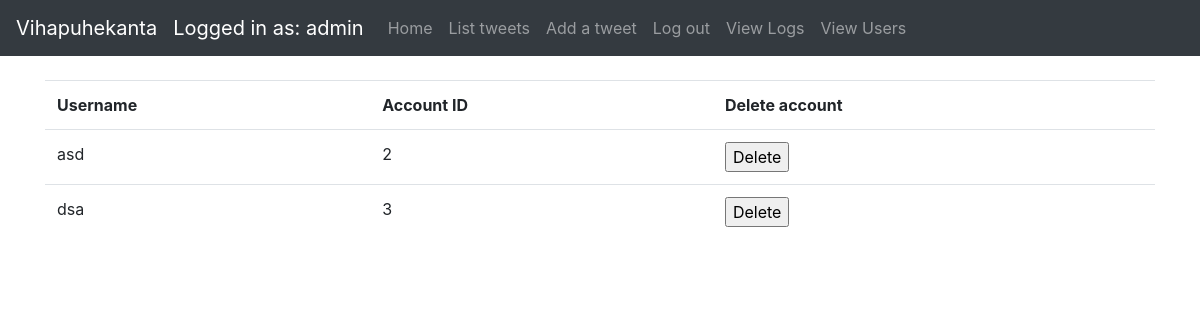
The page /auth/users (signed in) on the database its author committed.
### application/auth/models.py (models this page shows, shortened)
class User(db.Model):
    __tablename__ = "account"
    id = db.Column(db.Integer, primary_key=True)
    date_created = db.Column(db.DateTime, default=db.func.current_timestamp())
    date_modified = db.Column(db.DateTime, default=db.func.current_timestamp(),
                              onupdate=db.func.current_timestamp())
    name = db.Column(db.String(144), nullable=False)
    username = db.Column(db.String(144), nullable=False)
    password = db.Column(db.String(144), nullable=False)
    urole = db.Column(db.String(80))
    tweets = db.relationship("Tweet", backref='account', lazy=True)
    def roles(self):
        if self.urole == "ADMIN":
            return ["ADMIN"]
        else:
            return ["USER"]

### application/auth/views.py (the view)
@app.route("/auth/users", methods=['GET'])
@login_required(role="ADMIN")
def auth_users():
    users = db.session().query(User).filter(User.id != current_user.id).all()
    return render_template("auth/users.html", users=users)

### application/__init__.py (called while the page is built)
def login_required(role="ADMIN"):
    def wrapper(fn):
        @wraps(fn)
        def decorated_view(*args, **kwargs):
            if not current_user:
                return login_manager.unauthorized()
            if not current_user.is_authenticated:
                return login_manager.unauthorized()
            unauthorized = False
            if role != "ANY":
                unauthorized = True
                for user_role in current_user.roles():
                    if user_role == "ADMIN":
                        unauthorized = False
                        break
            if unauthorized:
                return login_manager.unauthorized()
            return fn(*args, **kwargs)
        return decorated_view
    return wrapper

@login_manager.user_loader
def load_user(user_id):
    return User.query.get(user_id)

### application/templates/auth/users.html (shortened to what this page needs)
{% extends "layout.html" %}
{% block body %}
    {% if current_user.is_authenticated %}
        <table class="table table-hover">
            <tr>
                <th>Username</th>
                <th>Account ID</th>
                <th>Delete account</th>
            </tr>
            {% for user in users %}
                <tr>
                    <td>{{ user.name }}</td>
                    <td>{{ user.id }}</td>
                    <td>
                        <form method="POST" action="{{ url_for('users_delete', id = user.id) }}">
                            <input type="submit" value="Delete">
                        </form>
                    </td>
                </tr>
            {% endfor %}
        </table>
    {% else %}
        <div>Log in</div>
    {% endif %}
{% endblock %}

### application/templates/layout.html (shortened to what this page needs)
<!DOCTYPE html>
<html>
<head>
    <link rel="stylesheet" href="https://maxcdn.bootstrapcdn.com/bootstrap/4.0.0/css/bootstrap.min.css"
>
</head>
<body>
<nav class="navbar navbar-expand-md navbar-dark bg-dark mb-4">
    <a class="navbar-brand" href="#">Vihapuhekanta</a>
    {% if current_user.is_authenticated %}
        <ul class="navbar-nav mr-auto">
            <li>
                <a class="navbar-brand" href="#">Logged in as: {{ current_user.name }}</a>
            </li>
            <li class="nav-item">
                <a class="nav-link" href="/">Home</a>
            </li>
            <li class="nav-item">
                <a class="nav-link" href="{{ url_for('tweets_index') }}">List tweets</a>
            </li>
            <li class="nav-item">
                <a class="nav-link" href="{{ url_for('tweets_form') }}">Add a tweet</a>
            </li>
            <li class="nav-item">
                <a class="nav-link" href="{{ url_for('auth_logout') }}">Log out</a>
            </li>
            {% if current_user.urole == "ADMIN" %}
                <li class="nav-item">
                    <a class="nav-link" href="{{ url_for('view_logs') }}">View Logs</a>
                </li>
                <li class="nav-item">
                    <a class="nav-link" href="{{ url_for('auth_users') }}">View Users</a>
                </li>
            {% endif %}
        </ul>
    {% endif %}
</nav>
<main role="main" class="container">
    {% block body %}{% endblock %}
</main>
</body>
</html>

### rows shown on the page
User: name "admin"
User: name "asd", id "2"
User: name "dsa", id "3"
